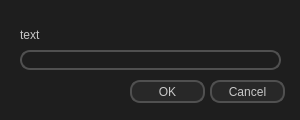
<?xml version="1.0" encoding="UTF-8"?>
<ui version="4.0">
 <class>Dialog</class>
 <widget class="QDialog" name="Dialog">
  <property name="geometry">
   <rect>
    <x>0</x>
    <y>0</y>
    <width>300</width>
    <height>120</height>
   </rect>
  </property>
  <property name="minimumSize">
   <size>
    <width>300</width>
    <height>120</height>
   </size>
  </property>
  <property name="maximumSize">
   <size>
    <width>300</width>
    <height>120</height>
   </size>
  </property>
  <property name="windowTitle">
   <string>Dialog</string>
  </property>
  <property name="styleSheet">
   <string notr="true">QWidget {
background-color: rgb(30, 30, 30)

}
QLabel{
color: rgb(200, 200, 200);
background-color:rgba(0, 0, 0, 0)
}

QPushButton {
background-color:rgb(40, 40, 40);
color: rgb(200, 200, 200);
border: 2px solid rgb(80, 80, 80);
border-radius: 10px;
padding: 1px;
}
QPushButton:hover {
background-color:rgb(20, 115, 230);
	color: rgb(200, 200, 200);
border: 1px solid rgb(20, 115, 230);
}
QPushButton:pressed {
background-color:rgb(18, 100, 200);
color: rgb(200, 200, 200);
border: 1px solid rgb(18, 100, 200);
}
QPushButton:disabled {
background-color:rgb(20, 20, 20);
color: rgb(100, 100, 100);
border: 2px solid rgb(50, 50, 50);
border-radius: 10px;
}

QLineEdit{
background-color:rgb(30, 30, 30);
color: rgb(200, 200, 200);
border: 2px solid rgb(80, 80, 80);
border-radius: 10px;
padding: 1px;
}
QLineEdit:focus {
background-color:rgb(30, 30, 30);
color: rgb(200, 200, 200);
border: 2px solid rgb(20, 115, 230);
border-radius: 10px;
padding: 1px;
}

QProgressBar {
background-color:rgb(30, 30, 30);
border: 2px solid rgb(80, 80, 80);
border-radius: 6px;
color:rgb(200, 200, 200);
text-align: center;
}
QProgressBar::chunk {
background-color:rgb(20, 115, 230);
border: 2px solid rgb(20, 115, 230);
border-radius: 1px;
}</string>
  </property>
  <widget class="QLineEdit" name="input">
   <property name="geometry">
    <rect>
     <x>20</x>
     <y>50</y>
     <width>261</width>
     <height>20</height>
    </rect>
   </property>
   <property name="styleSheet">
    <string notr="true"/>
   </property>
   <property name="text">
    <string/>
   </property>
   <property name="echoMode">
    <enum>QLineEdit::Normal</enum>
   </property>
  </widget>
  <widget class="QLabel" name="text">
   <property name="geometry">
    <rect>
     <x>20</x>
     <y>25</y>
     <width>261</width>
     <height>20</height>
    </rect>
   </property>
   <property name="styleSheet">
    <string notr="true"/>
   </property>
   <property name="text">
    <string>text</string>
   </property>
  </widget>
  <widget class="QPushButton" name="btn_cancel">
   <property name="geometry">
    <rect>
     <x>210</x>
     <y>80</y>
     <width>75</width>
     <height>23</height>
    </rect>
   </property>
   <property name="styleSheet">
    <string notr="true"/>
   </property>
   <property name="text">
    <string>Cancel</string>
   </property>
  </widget>
  <widget class="QPushButton" name="btn_ok">
   <property name="geometry">
    <rect>
     <x>130</x>
     <y>80</y>
     <width>75</width>
     <height>23</height>
    </rect>
   </property>
   <property name="styleSheet">
    <string notr="true"/>
   </property>
   <property name="text">
    <string>OK</string>
   </property>
  </widget>
 </widget>
 <resources/>
 <connections/>
</ui>
